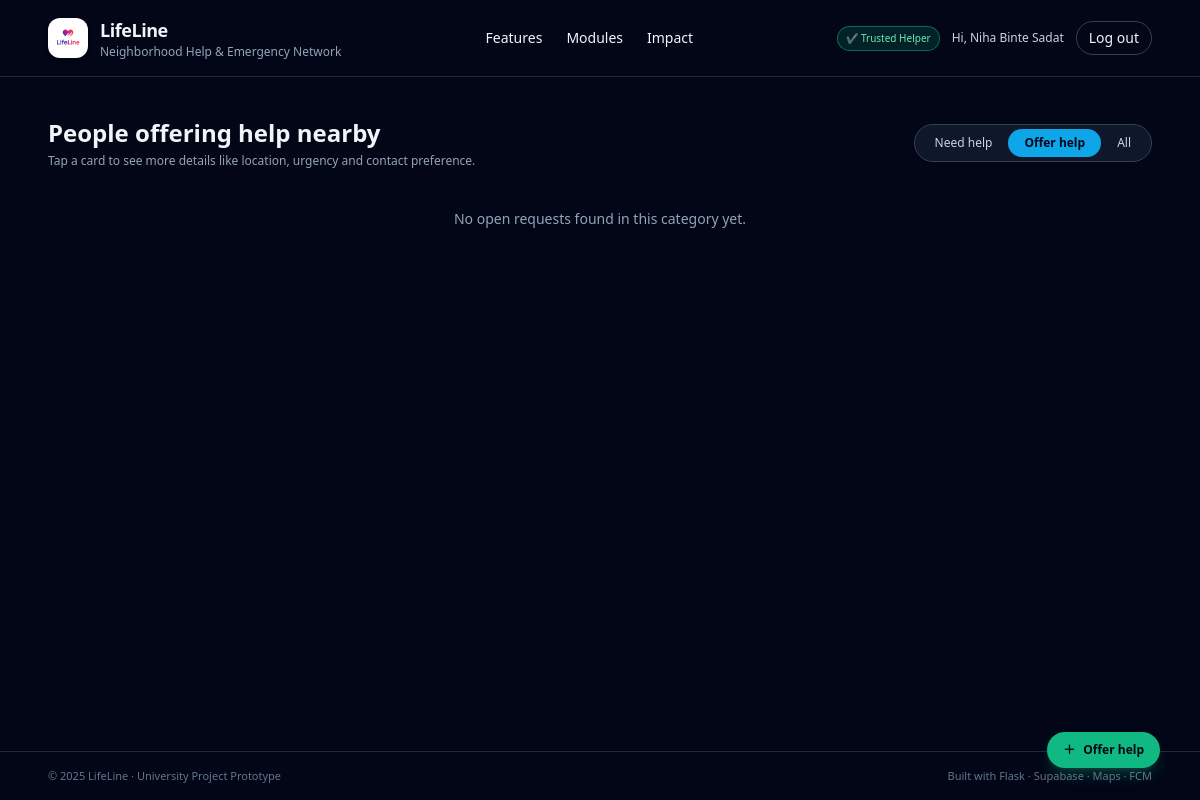
The page /requests?mode=offer (signed in) on the database as committed earlier.
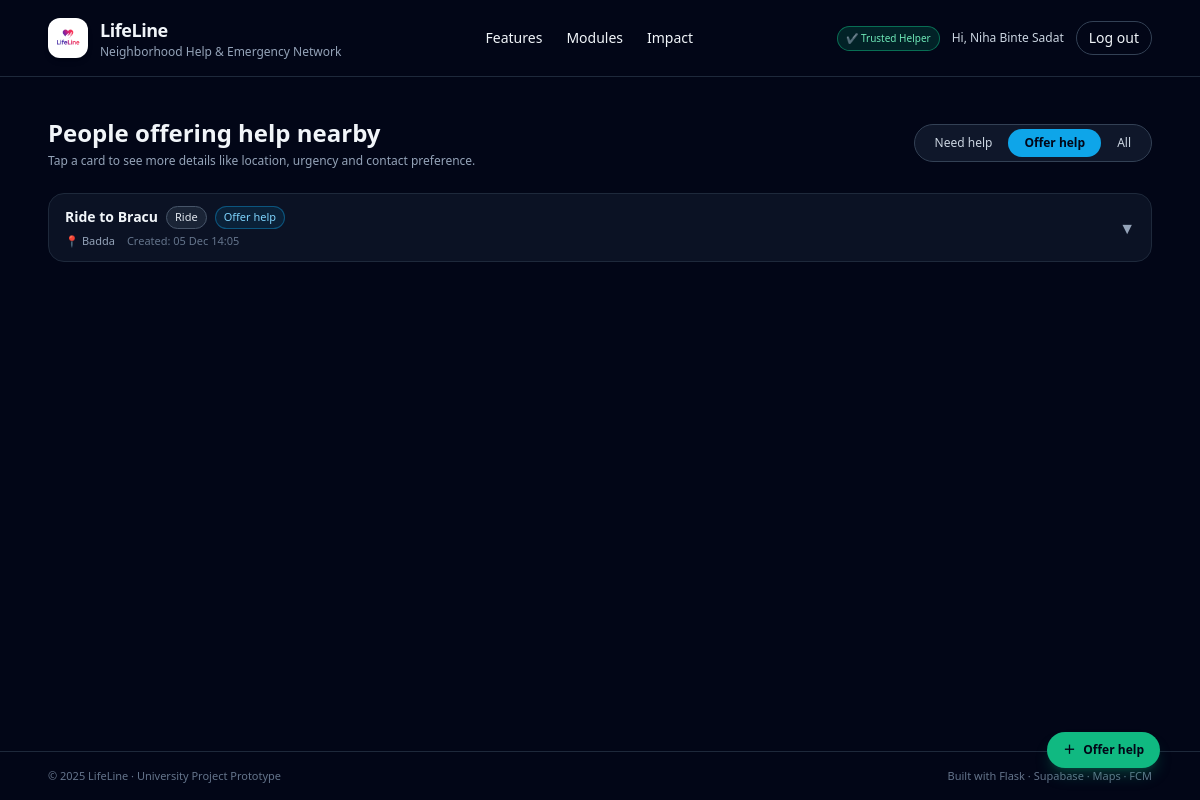
The same page on the database as committed later.
### app.py (models this page shows, shortened)
class User(db.Model):
    id = db.Column(db.Integer, primary_key=True)
    email = db.Column(db.String(255), unique=True, nullable=False)
    name = db.Column(db.String(120), nullable=False)
    password_hash = db.Column(db.String(255), nullable=True)
    is_trusted_helper = db.Column(db.Boolean, default=False)
    govt_id_number = db.Column(db.String(50), nullable=True)
    firebase_uid = db.Column(db.String(255), unique=True, nullable=True)
    otp_code = db.Column(db.String(6), nullable=True)
    otp_expires_at = db.Column(db.DateTime, nullable=True)
    id_verification_status = db.Column(db.String(20), default="none")  # none/pending/approved/rejected
    id_document_note = db.Column(db.String(255), nullable=True)

class Request(db.Model):
    __tablename__ = "requests"
    id = db.Column(db.Integer, primary_key=True)
    user_id = db.Column(db.Integer, db.ForeignKey("user.id"), nullable=False)
    title = db.Column(db.String(255), nullable=False)
    category = db.Column(db.String(50), nullable=False)  # medicine, food, tutoring, repair, ride, ...
    description = db.Column(db.Text, nullable=True)
    lat = db.Column(db.Float, nullable=True)
    lng = db.Column(db.Float, nullable=True)
    area = db.Column(db.String(150), nullable=True)         # e.g. Mohammadpur, Iqbal Road
    landmark = db.Column(db.String(150), nullable=True)     # nearest mosque / school
    urgency = db.Column(db.String(50), nullable=True)       # low / normal / high / emergency
    time_window = db.Column(db.String(50), nullable=True)   # anytime_today / this_week / ...
    contact_method = db.Column(db.String(50), nullable=True)  # lifeline_chat / phone / ...
    contact_info = db.Column(db.String(100), nullable=True)   # phone / WhatsApp etc.
    is_offer = db.Column(db.Boolean, default=False)        # false = Need Help, true = Offering Help
    radius_pref = db.Column(db.String(50), nullable=True)  # e.g. "2" (km)
    frequency = db.Column(db.String(50), nullable=True)    # one_time / few_times_week / daily
    image_url = db.Column(db.String(300), nullable=True)
    created_at = db.Column(db.DateTime, default=datetime.utcnow, nullable=False)
    expires_at = db.Column(db.DateTime, nullable=False)
    status = db.Column(db.String(20), default="open")  # open / claimed / closed
    user = db.relationship("User", backref="requests")

### app.py (the view)
@app.route("/requests")
@login_required
def list_requests():
    now = datetime.utcnow()
    mode = request.args.get("mode", "need")  # default: show need-help posts
    q = Request.query.filter(
        Request.expires_at > now,
        Request.status == "open",
    )
    if mode == "offer":
        q = q.filter(Request.is_offer == True)  # noqa: E712
    elif mode == "need":
        q = q.filter(Request.is_offer == False)  # noqa: E712
    requests_list = q.order_by(Request.created_at.desc()).all()
    return render_template(
        "list_requests.html",
        requests=requests_list,
        mode=mode,
    )

### app.py (called while the page is built)
def current_user():
    if "user_id" in session:
        return User.query.get(session["user_id"])
    return None

def login_required(view_func):
    from functools import wraps
    @wraps(view_func)
    def wrapper(*args, **kwargs):
        if "user_id" not in session:
            next_url = request.path
            return redirect(url_for("login", next=next_url))
        return view_func(*args, **kwargs)
    return wrapper

@app.context_processor
def inject_user():
    translation_enabled = False
    if globals().get('gcloud_translate_client'):
        translation_enabled = True
    elif globals().get('gt_translator'):
        translation_enabled = True
    return dict(current_user=current_user(), translation_enabled=translation_enabled)

### templates/list_requests.html (shortened to what this page needs)
{% extends "base.html" %}
{% block content %}
<div class="w-full max-w-6xl mx-auto px-6 py-10">
  <div class="flex flex-col md:flex-row md:items-center md:justify-between gap-4 mb-6">
    <div>
      <h2 class="text-2xl font-bold text-slate-100">
        {% if mode == 'offer' %}
          People offering help nearby
        {% elif mode == 'all' %}
          All open requests
        {% else %}
          People who need help
        {% endif %}
      </h2>
      <p class="text-xs text-slate-400 mt-1">
        Tap a card to see more details like location, urgency and contact preference.
      </p>
    </div>
    <div class="inline-flex rounded-full bg-slate-900 border border-slate-700 p-1 text-xs">
      <a href="{{ url_for('list_requests', mode='need') }}"
         class="px-4 py-1.5 rounded-full transition
         {% if mode == 'need' %}bg-emerald-500 text-slate-950 font-semibold{% else %}text-slate-300 hover:bg-slate-800{% endif %}">
        Need help
      </a>
      <a href="{{ url_for('list_requests', mode='offer') }}"
         class="px-4 py-1.5 rounded-full transition
         {% if mode == 'offer' %}bg-sky-500 text-slate-950 font-semibold{% else %}text-slate-300 hover:bg-slate-800{% endif %}">
        Offer help
      </a>
      <a href="{{ url_for('list_requests', mode='all') }}"
         class="px-4 py-1.5 rounded-full transition
         {% if mode == 'all' %}bg-slate-200 text-slate-900 font-semibold{% else %}text-slate-300 hover:bg-slate-800{% endif %}">
        All
      </a>
    </div>
  </div>
  {% if requests %}
  <div class="space-y-3">
    {% for r in requests %}
    <div class="rounded-2xl border border-slate-800 bg-slate-900/70 overflow-hidden">
      <button type="button"
              class="w-full flex items-center justify-between px-4 py-3 text-left hover:bg-slate-900/90 transition"
              onclick="toggleDetails('{{ r.id }}')">
        <div class="flex-1 min-w-0">
          <div class="flex flex-wrap items-center gap-2">
            <p class="font-semibold text-sm text-slate-100 truncate">
              {{ r.title }}
            </p>
            <span class="text-[11px] px-2 py-0.5 rounded-full
                         border border-slate-600 text-slate-200 bg-slate-800/80">
              {{ r.category|capitalize }}
            </span>
            {% if r.is_offer %}
            <span class="text-[11px] px-2 py-0.5 rounded-full bg-sky-500/10 text-sky-300 border border-sky-500/40">
              Offer help
            </span>
            {% else %}
            <span class="text-[11px] px-2 py-0.5 rounded-full bg-emerald-500/10 text-emerald-300 border border-emerald-500/40">
              Needs help
            </span>
            {% endif %}
          </div>
          <div class="mt-1 flex flex-wrap items-center gap-x-3 gap-y-1 text-[11px] text-slate-400">
            {% if r.area %}
            <span>📍 {{ r.area }}</span>
            {% endif %}
            <span class="text-slate-500">
              Created: {{ r.created_at.strftime('%d %b %H:%M') }}
            </span>
          </div>
        </div>
        <div class="ml-3">
          <span id="icon-{{ r.id }}" data-icon
                class="inline-block transition-transform duration-150 text-slate-400">
            ▼
          </span>
        </div>
      </button>
    </div>
    {% endfor %}
  </div>
  {% else %}
  <div class="mt-10 text-center text-sm text-slate-400">
    No open requests found in this category yet.
  </div>
  {% endif %}
</div>
{% if mode == 'offer' %}
  {% set fab_label = "Offer help" %}
  {% set fab_href = url_for('can_help') %}
{% else %}
  {% set fab_label = "Request help" %}
  {% set fab_href = url_for('need_help') %}
{% endif %}
<a href="{{ fab_href }}"
   class="fixed bottom-6 right-6 md:bottom-8 md:right-10 z-20 inline-flex items-center gap-2
          px-4 py-2.5 rounded-full shadow-lg shadow-emerald-500/25
          bg-emerald-500 hover:bg-emerald-400 text-slate-950 text-xs font-semibold transition">
  <span>＋</span>
  <span>{{ fab_label }}</span>
</a>
{% endblock %}

### templates/base.html (shortened to what this page needs)
<!DOCTYPE html>
<html lang="en">
  <head>
    <script src="https://cdn.tailwindcss.com"></script>
    <link
      rel="stylesheet"
      href="{{ url_for('static', filename='css/main.css') }}"
    />
  </head>
  <body class="bg-slate-950 text-slate-100 min-h-screen flex flex-col">
    <header class="w-full border-b border-slate-800">
      <nav class="w-full px-6 md:px-12 py-4 flex items-center justify-between">
        <a
          href="{{ url_for('home') }}"
          class="flex items-center gap-3 hover:opacity-80 transition"
        >
          <div
            class="h-10 w-10 rounded-xl bg-white flex items-center justify-center shadow-md"
          >
            <img
              src="{{ url_for('static', filename='images/lifeline_logo.png') }}"
              alt="LifeLine Logo"
              class="h-8 w-8 object-contain"
            />
          </div>
          <div>
            <h1 class="text-lg font-semibold tracking-tight">LifeLine</h1>
            <p class="text-xs text-slate-400">
              Neighborhood Help & Emergency Network
            </p>
          </div>
        </a>
        <div class="hidden md:flex items-center gap-6 text-sm">
          <a href="#features" class="hover:text-emerald-300 transition"
            >Features</a
          >
          <a href="#modules" class="hover:text-emerald-300 transition"
            >Modules</a
          >
          <a href="#impact" class="hover:text-emerald-300 transition">Impact</a>
        </div>
        <div class="flex items-center gap-3">
          {% if session.get('user_id') %}  {% if session.get('is_trusted_helper') %}
          <span
            class="text-[10px] px-2 py-1 rounded-full bg-emerald-600/20 text-emerald-300 border border-emerald-500/50 hidden md:inline"
          >
            ✔ Trusted Helper
          </span>
          {% endif %}
          <span class="hidden md:inline text-xs text-slate-300">
            Hi, {{ session.get('user_name') }}
          </span>
          <a
            href="{{ url_for('logout') }}"
            class="text-xs md:text-sm px-3 py-1.5 rounded-full border border-slate-700 hover:border-rose-400 hover:text-rose-300 transition"
          >
            Log out
          </a>
          {% endif %}
        </div>
      </nav>
    </header>
    <main class="flex-1 w-full">{% block content %}{% endblock %}</main>
    <footer class="border-t border-slate-800">
      <div
        class="w-full px-6 md:px-12 py-4 flex flex-col md:flex-row justify-between items-center gap-2 text-[11px] text-slate-500"
      >
        <p>© 2025 LifeLine · University Project Prototype</p>
        <p>Built with Flask · Supabase · Maps · FCM</p>
      </div>
    </footer>
  </body>
</html>

### static/css/main.css (style rules this page uses)
body { -webkit-font-smoothing: antialiased; }

Rows that differ between the two databases and show on the page:
added Request: title "Ride to Bracu", category "Ride", is_offer "Offer help", area "Badda", created_at "05 Dec 14:05"
Other text that changed with them:
text no longer shown: "No open requests found in this category yet."
